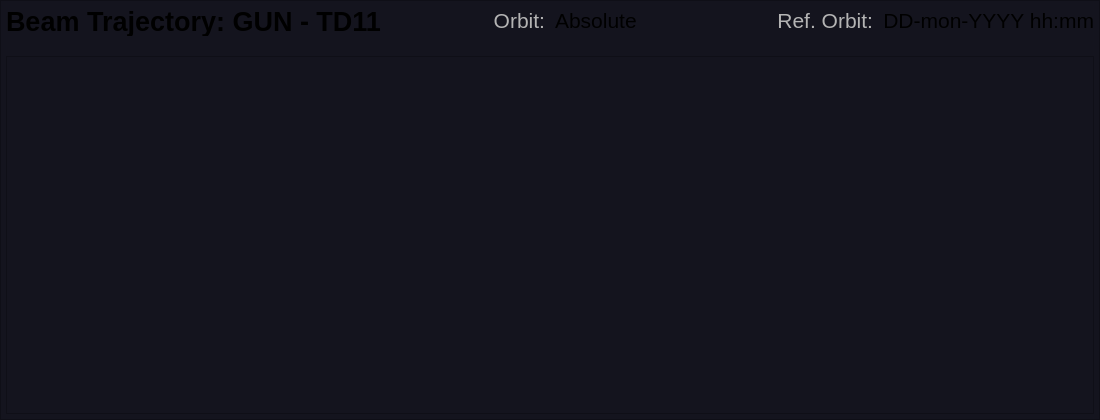
   <widget class="QFrame" name="frame_generic_13">
    <property name="geometry">
     <rect>
      <x>810</x>
      <y>190</y>
      <width>1100</width>
      <height>420</height>
     </rect>
    </property>
    <property name="styleSheet">
     <string notr="true">background-color: rgb(20,20,30);</string>
    </property>
    <property name="frameShape">
     <enum>QFrame::StyledPanel</enum>
    </property>
    <property name="frameShadow">
     <enum>QFrame::Raised</enum>
    </property>
    <layout class="QGridLayout" name="gridLayout_9">
     <property name="leftMargin">
      <number>5</number>
     </property>
     <property name="topMargin">
      <number>5</number>
     </property>
     <property name="rightMargin">
      <number>5</number>
     </property>
     <property name="bottomMargin">
      <number>5</number>
     </property>
     <property name="horizontalSpacing">
      <number>10</number>
     </property>
     <property name="verticalSpacing">
      <number>5</number>
     </property>
     <item row="0" column="0">
      <widget class="QLabel" name="label_40">
       <property name="maximumSize">
        <size>
         <width>16777215</width>
         <height>30</height>
        </size>
       </property>
       <property name="font">
        <font>
         <pointsize>20</pointsize>
         <weight>75</weight>
         <bold>true</bold>
        </font>
       </property>
       <property name="text">
        <string>Beam Trajectory: GUN - TD11</string>
       </property>
       <property name="alignment">
        <set>Qt::AlignLeading|Qt::AlignLeft|Qt::AlignVCenter</set>
       </property>
      </widget>
     </item>
     <item row="0" column="2">
      <widget class="QLabel" name="label_orbit_type">
       <property name="maximumSize">
        <size>
         <width>16777215</width>
         <height>25</height>
        </size>
       </property>
       <property name="font">
        <font>
         <pointsize>16</pointsize>
        </font>
       </property>
       <property name="text">
        <string>Absolute</string>
       </property>
       <property name="alignment">
        <set>Qt::AlignLeading|Qt::AlignLeft|Qt::AlignVCenter</set>
       </property>
      </widget>
     </item>
     <item row="0" column="3">
      <widget class="QLabel" name="label_60">
       <property name="maximumSize">
        <size>
         <width>16777215</width>
         <height>25</height>
        </size>
       </property>
       <property name="font">
        <font>
         <pointsize>16</pointsize>
        </font>
       </property>
       <property name="styleSheet">
        <string notr="true">color: rgb(180,180,180);</string>
       </property>
       <property name="text">
        <string>Ref. Orbit:</string>
       </property>
       <property name="alignment">
        <set>Qt::AlignRight|Qt::AlignTrailing|Qt::AlignVCenter</set>
       </property>
      </widget>
     </item>
     <item row="0" column="1">
      <widget class="QLabel" name="label_42">
       <property name="maximumSize">
        <size>
         <width>16777215</width>
         <height>25</height>
        </size>
       </property>
       <property name="font">
        <font>
         <pointsize>16</pointsize>
        </font>
       </property>
       <property name="styleSheet">
        <string notr="true">color: rgb(180,180,180);</string>
       </property>
       <property name="text">
        <string>Orbit:</string>
       </property>
       <property name="alignment">
        <set>Qt::AlignRight|Qt::AlignTrailing|Qt::AlignVCenter</set>
       </property>
      </widget>
     </item>
     <item row="0" column="4">
      <widget class="QLabel" name="ref_orbit_name">
       <property name="maximumSize">
        <size>
         <width>16777215</width>
         <height>25</height>
        </size>
       </property>
       <property name="font">
        <font>
         <pointsize>16</pointsize>
        </font>
       </property>
       <property name="text">
        <string>DD-mon-YYYY hh:mm</string>
       </property>
       <property name="alignment">
        <set>Qt::AlignRight|Qt::AlignTrailing|Qt::AlignVCenter</set>
       </property>
      </widget>
     </item>
     <item row="1" column="0" colspan="5">
      <widget class="PyDMDrawingLine" name="PyDMDrawingLine_3">
       <property name="minimumSize">
        <size>
         <width>0</width>
         <height>10</height>
        </size>
       </property>
       <property name="maximumSize">
        <size>
         <width>16777215</width>
         <height>10</height>
        </size>
       </property>
       <property name="toolTip">
        <string/>
       </property>
       <property name="brush" stdset="0">
        <brush brushstyle="SolidPattern">
         <color alpha="255">
          <red>200</red>
          <green>200</green>
          <blue>200</blue>
         </color>
        </brush>
       </property>
       <property name="penColor" stdset="0">
        <color>
         <red>80</red>
         <green>80</green>
         <blue>80</blue>
        </color>
       </property>
       <property name="penWidth" stdset="0">
        <double>1.000000000000000</double>
       </property>
      </widget>
     </item>
     <item row="2" column="0" colspan="5">
      <widget class="QFrame" name="cont_orbit">
       <property name="frameShape">
        <enum>QFrame::StyledPanel</enum>
       </property>
       <property name="frameShadow">
        <enum>QFrame::Raised</enum>
       </property>
       <layout class="QVBoxLayout" name="verticalLayout">
        <property name="spacing">
         <number>0</number>
        </property>
        <property name="leftMargin">
         <number>0</number>
        </property>
        <property name="topMargin">
         <number>0</number>
        </property>
        <property name="rightMargin">
         <number>0</number>
        </property>
        <property name="bottomMargin">
         <number>0</number>
        </property>
       </layout>
      </widget>
     </item>
    </layout>
   </widget>
